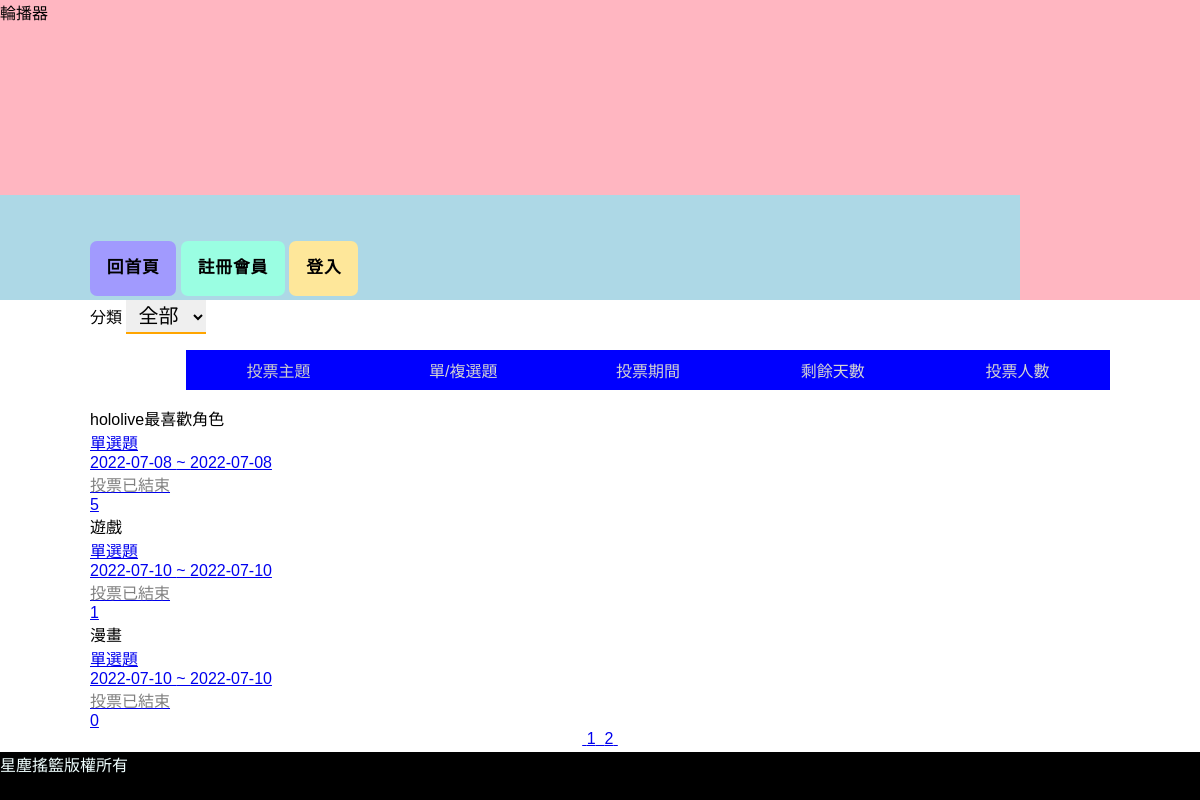
Page /?order=remain&type=asc on the committed database.
### tables this page shows
CREATE TABLE `subjects` (
  `id` int(11) UNSIGNED NOT NULL COMMENT '序號',
  `subject` varchar(128) NOT NULL COMMENT '主題描述',
  `type_id` int(11) NOT NULL,
  `multiple` tinyint(1) NOT NULL DEFAULT 0 COMMENT '單/複選',
  `mulit_limit` tinyint(2) NOT NULL DEFAULT 1 COMMENT '單/複選項目數',
  `start` date NOT NULL,
  `end` date NOT NULL,
  `total` int(11) UNSIGNED NOT NULL DEFAULT 0
);

### api/base.php (called while the page is built, shortened)
<?php
function pdo(){
$dsn = "mysql:host=localhost;charset=utf8;dbname=vote"; return new PDO($dsn,'root','');
}
function all($table,...$arg){
    $pdo=pdo();
    $sql="SELECT * FROM $table ";
    switch(count($arg)){
        case 2:
            if(!empty($arg[0])){
                foreach($arg[0] as $key => $value){
                    $tmp[]="`$key`='$value'";
                }
                        $sql.=" WHERE ". implode(" AND " ,$tmp) . $arg[1];
            }else{
                $sql.=$arg[1];
            }
        break;
        }
        return $pdo->query($sql)->fetchAll(PDO::FETCH_ASSOC);
    }
function math($table,$math,$col,...$arg){
    $pdo=pdo();
    $sql="SELECT $math(`$col`) FROM $table ";
        return $pdo->query($sql)->fetchColumn();
    }
?>

### front/vote_list.php (the view, shortened to what this page needs)
<?php
$p="";
$querystr="";
if(isset($_GET['order'])){
    $querystr="&order={$_GET['order']}&type={$_GET['type']}";
}
$queryfilter="";
?>
<div>
    <label for="types">分類</label>
    <select name="types" id="types" onchange="location.href=`?filter=${this.value}<?=$p;?><?=$querystr;?>`">
        <option value="0">全部</option>
    </select>
</div>
<div>
    <ul class='list'>
        <li class='list-header'>
            <div>投票主題</div>
            <?php
                if(isset($_GET['type']) && $_GET['type']=='asc'){
                ?>
            <div><a href="?order=multiple&type=desc<?=$p;?><?=$queryfilter;?>">單/複選題</a>
            </div>
            <?php
                }else{
                ?>
            <div><a href="?order=multiple&type=asc<?=$p;?><?=$queryfilter;?>">單/複選題</a></div>
            <?php
                }
                ?>
            <?php
                if(isset($_GET['type']) && $_GET['type']=='asc'){
                ?>
            <div><a href="?order=end&type=desc<?=$p;?><?=$queryfilter;?>">投票期間</a></div>
            <?php
                }else{
                ?>
            <div><a href="?order=end&type=asc<?=$p;?><?=$queryfilter;?>">投票期間</a></div>
            <?php
                }
                ?>
            <?php
                if(isset($_GET['type']) && $_GET['type']=='asc'){
                ?>
            <div><a href="?order=remain&type=desc<?=$p;?><?=$queryfilter;?>">剩餘天數</a></div>
            <?php
                }else{
                ?>
            <div><a href="?order=remain&type=asc<?=$p;?><?=$queryfilter;?>">剩餘天數</a></div>
            <?php
                    }
                ?>
            <?php
                if(isset($_GET['type']) && $_GET['type']=='asc'){
                ?>
            <div><a href='?order=total&type=desc<?=$p;?><?=$queryfilter;?>'>投票人數</a></div>
            <?php
                }else{
                ?>
            <div><a href='?order=total&type=asc<?=$p;?><?=$queryfilter;?>'>投票人數</a></div>
            <?php
                }
                ?>
        </li>
    </ul>
    <main>
            <?php
            $orderStr='';
            if(isset($_GET['order'])){
                if($_GET['order']=='remain'){
                    $orderStr=" ORDER BY DATEDIFF(`end`,now()) {$_SESSION['order']['type']}";
                }else{
                    $orderStr=" ORDER BY `{$_SESSION['order']['col']}` {$_SESSION['order']['type']}";
                }
            }
            $filter=[];
            $total=math('subjects','count','id',$filter);
            $div=3;
            $pages=ceil($total/$div);
            $now=isset($_GET['p'])?$_GET['p']:1;
            $start=($now-1)*$div;
            $page_rows=" limit $start,$div";
            $subjects=all('subjects',$filter,$orderStr . $page_rows);
            foreach($subjects as $subject){
                echo "<div class='wrap'>";
                echo "<div class='overlay'>{$subject['subject']}</div>";
                echo "<a href='?do=vote_result&id={$subject['id']}'>";
                if($subject['multiple']==0){
                    echo "<div class='shade' >單選題</div>";
                }else{
                    echo "<div class='shade'>複選題</div>";
                }
                echo "<div class='shade'>";
                echo $subject['start']. " ~ ".$subject['end'];
                echo "</div>";
                echo "<div class='shade'>";
                    $today=strtotime("now");
                    $end=strtotime($subject['end']);
                    if(($end-$today)>0){
                        $remain=floor(($end-$today)/(60*60*24));
                        echo "倒數".$remain."天結束";
                    }else{
                        echo "<span style='color:grey'>投票已結束</span>";
                    }
                echo "</div>";
                echo "<div class='info red' class='text-center'>{$subject['total']}</div>";
                echo "</a>";
                echo "</div>";
            }
            ?>
    </main>
</div>
<div class="text-center">
<?php
if($pages > 1){
for($i=1;$i<=$pages;$i++){
    echo "<a href='?p={$i}{$querystr}{$queryfilter}'>&nbsp;";
    echo $i;
    echo "&nbsp;</a>";
}
}
?>
</div>

### css/basic.css (style rules this page uses)
* { margin: 0; padding: 0; list-style-type: none; box-sizing: border-box; font-family: Arial, Helvetica, sans-serif; }
.text-center { text-align: center; }

### css/front.css (style rules this page uses)
.list { margin:1rem 0 1rem 6rem; }
.list-header { display:flex; justify-content: space-evenly; text-align: center; }
.list a { text-decoration: none; }
.list-header div { width:calc(100% / 5); padding:0.5rem 1rem; background:blue; color:#ccc; }
.list-header div a { color: lightgrey; }
#types { padding:0.25rem 0.5rem; font-size:1.25rem; border:0; border-bottom:2px solid orange; }

### rows in the picture
subjects: subject "hololive最喜歡角色", multiple "單選題", start "2022-07-08", end "2022-07-08", shows "投票已結束", total "5"
subjects: subject "遊戲", multiple "單選題", start "2022-07-10", end "2022-07-10", shows "投票已結束", total "1"
subjects: subject "漫畫", multiple "單選題", start "2022-07-10", end "2022-07-10", shows "投票已結束", total "0"
